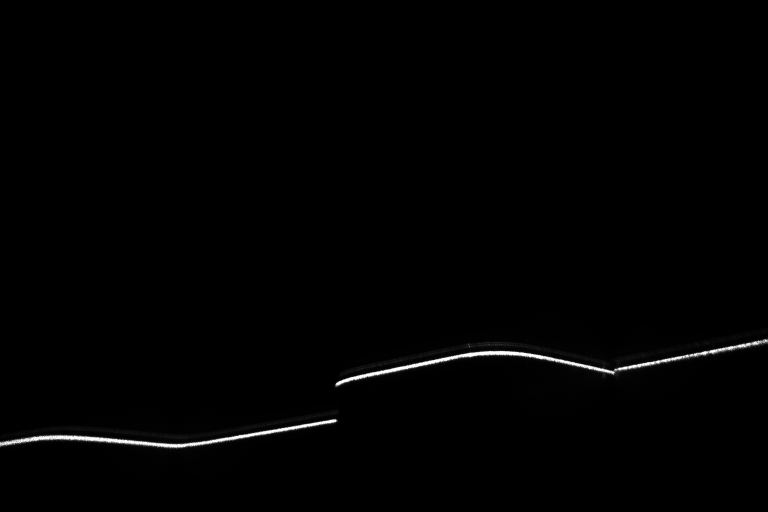
//> input picture allData/srcImg/bmp/test4.bmp, 1536 x 1024 px (shown at 1/2 size)
$ ./steger   (built with g++ and OpenCV 4)
//> lines starting //> are read from the running program, lines starting //| are printed output that depends on the picture; after the words box and inside, x2 and y2 are one past the last pixel; in counts of white or black regions, pixels touching at a corner belong together
/*
中心线提取的steger算法
*/

#include <opencv2/opencv.hpp>
#include <opencv2/imgproc.hpp>
#include <vector>
#include <ctime>


using namespace cv;
using namespace std;

void StegerCV()
{
    // 读取图像并转为灰度图
    Mat srcImg = imread("/home/wanyel/vs_code/exact_center/allData/srcImg/bmp/test4.bmp", 1);
//> srcImg is the input picture: 1024 rows x 1536 cols, CV_8UC3; min 0, max 255, mean 1.9
    // Size dsize = Size(1536*0.5, 1024*0.5);
    resize(srcImg, srcImg, Size(1536, 1024));
    Mat grayImg;
    cvtColor(srcImg, grayImg, COLOR_BGR2GRAY);
    // [10 lines of commented-out code are left out]
    GaussianBlur(grayImg, grayImg, Size(0, 0), 6, 6);
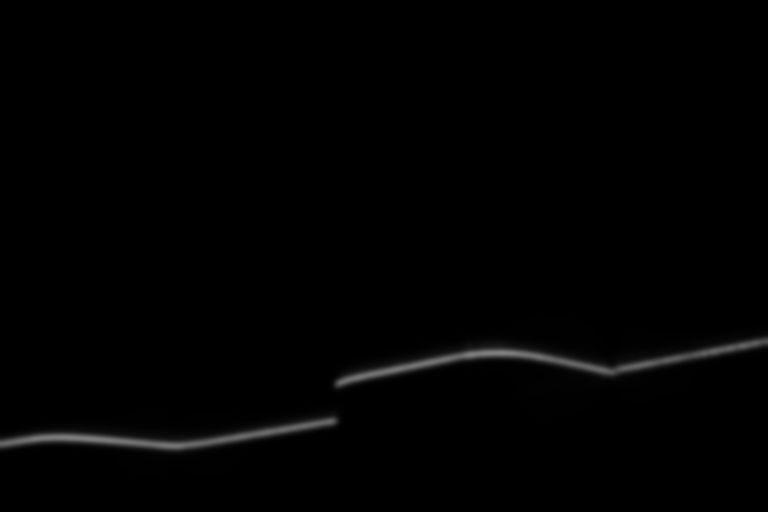
//> grayImg: 1024 rows x 1536 cols, CV_8UC1 (shown at 1/2 size); min 0, max 129, mean 1.9


    imshow("Gaussian_grayImg", grayImg);
    waitKey(0);

    // 一阶偏导数
    Mat m1, m2;
    m1 = (Mat_<float>(1, 2) << 1, -1);  // x偏导,定义一行两列的矩阵，[1, -1]
    m2 = (Mat_<float>(2, 1) << 1, -1);  // y偏导, 定义两行一列的矩阵，[[1], [-1]]

    Mat dx, dy;
    filter2D(grayImg, dx, CV_32FC1, m1);
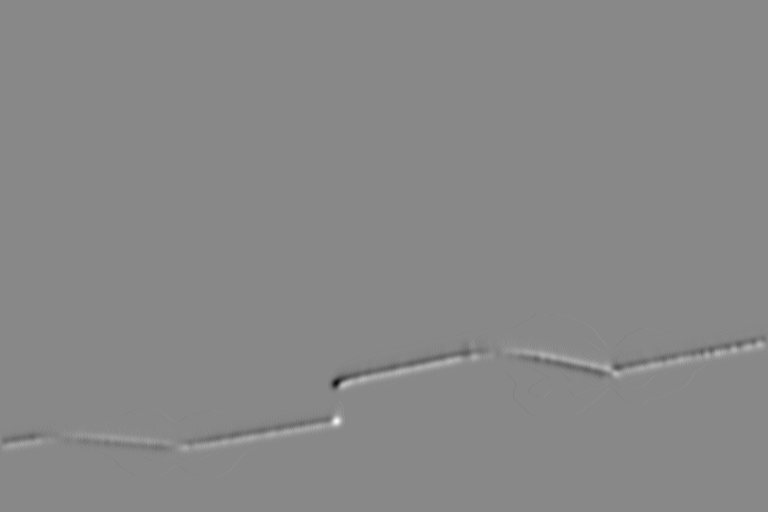
//> dx: 1024 rows x 1536 cols, CV_32FC1 (shown at 1/2 size); min -8, max 7, mean 0.000211; drawn with min black and max white
    filter2D(grayImg, dy, CV_32FC1, m2);
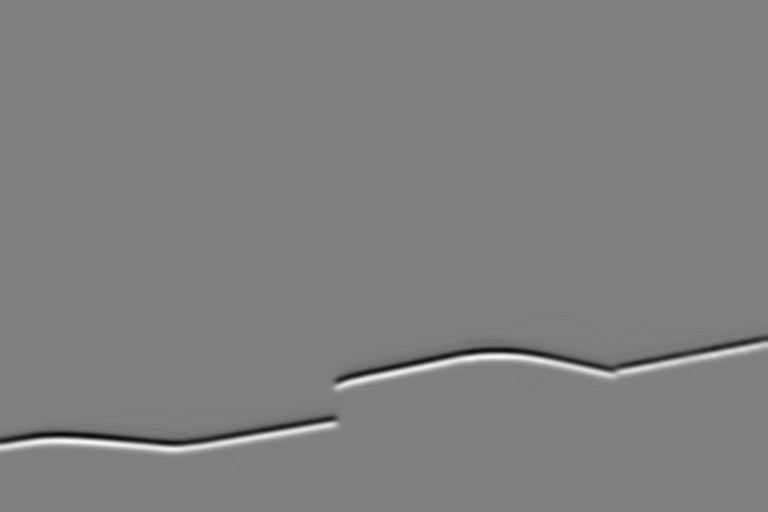
//> dy: 1024 rows x 1536 cols, CV_32FC1 (shown at 1/2 size); min -12, max 12, mean 0; drawn with min black and max white

    // imshow("dx", dx);
    // imshow("dy", dy);
    // waitKey(0);

    //二阶偏导数
    Mat m3, m4, m5;
    m3 = (Mat_<float>(1, 3) << 1, -2, 1);        // 二阶x偏导[1, -2, 1]
    m4 = (Mat_<float>(3, 1) << 1, -2, 1);        // 二阶y偏导[[1], [-2], [1]]
    m5 = (Mat_<float>(2, 2) << 1, -1, -1, 1);    // 二阶xy偏导[[1, -1], [-1, 1]]

    Mat dxx, dyy, dxy;
    filter2D(grayImg, dxx, CV_32FC1, m3);
    filter2D(grayImg, dyy, CV_32FC1, m4);
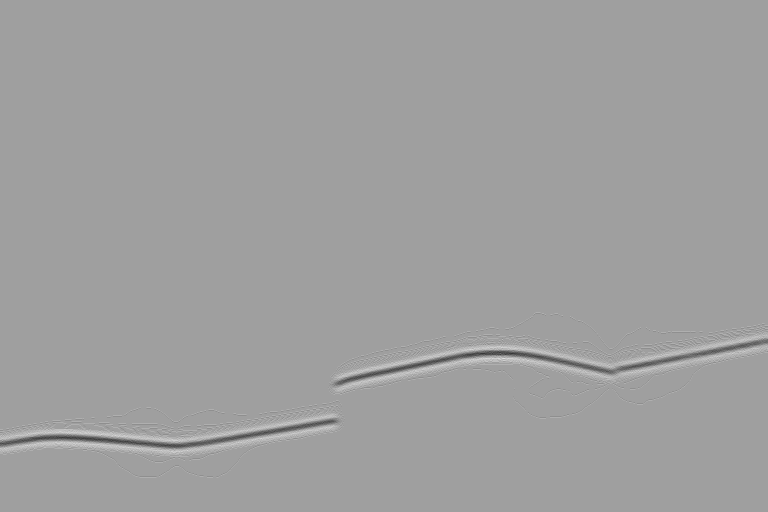
//> dyy: 1024 rows x 1536 cols, CV_32FC1 (shown at 1/2 size); min -5, max 3, mean 0; drawn with min black and max white
    filter2D(grayImg, dxy, CV_32FC1, m5);

    // [6 lines of commented-out code are left out]
    double maxD = -1;
    int imgcol = grayImg.cols;// 768
//> imgcol = 1536
    int imgrow = grayImg.rows;// 512
//> imgrow = 1024
    // cout << grayImg.cols << '\t'<< grayImg.rows <<endl;
    vector<double> Pt;
    for (int i=0;i<grayImg.cols;i++)
    {
        for (int j=0;j<imgrow;j++)
        {
            if (srcImg.at<uchar>(j,i)>200)
            {
                Mat hessian(2, 2, CV_32FC1);// 海森矩阵赋值
                hessian.at<float>(0, 0) = dxx.at<float>(j, i);
                hessian.at<float>(0, 1) = dxy.at<float>(j, i);
                hessian.at<float>(1, 0) = dxy.at<float>(j, i);
                hessian.at<float>(1, 1) = dyy.at<float>(j, i);

                Mat eValue;
                Mat eVectors;
                eigen(hessian, eValue, eVectors);// 计算海森矩阵的特征值和特征向量

                double nx, ny;
                double fmaxD = 0;
                if (fabs(eValue.at<float>(0,0))>= fabs(eValue.at<float>(1,0)))  //求特征值最大时对应的特征向量
                {
                    nx = eVectors.at<float>(0, 0);
                    ny = eVectors.at<float>(0, 1);
                    fmaxD = eValue.at<float>(0, 0);
                }
                else
                {
                    nx = eVectors.at<float>(1, 0);
                    ny = eVectors.at<float>(1, 1);
                    fmaxD = eValue.at<float>(1, 0);
                }

                double t = -(nx*dx.at<float>(j, i) + ny*dy.at<float>(j, i)) / (nx*nx*dxx.at<float>(j,i)+2*nx*ny*dxy.at<float>(j,i)+ny*ny*dyy.at<float>(j,i));

                if (fabs(t*nx) <= 0.5 && fabs(t*ny) <= 0.5)
                {
                    double x_sub = i + t*nx;
                    double y_sub = j + t*ny;
                    // cout << x_sub << "\t"<< y_sub << endl;
                    Pt.push_back(x_sub);
                    Pt.push_back(y_sub);
                }
            }
        }
    }
//> after the loop, Pt = 830 values, max 890 at index 23, min 0 at index 0, mean 614.6

    // cout << "Pt.size: " << Pt.size()/2 << endl;
    static int point_x = -1;
    for (int k = 0;k<Pt.size()/2;k++)
    {
        Point rpt;
        rpt.x = Pt[2 * k + 0];
        rpt.y = Pt[2 * k + 1];
        // cout << "x,y = " << rpt << endl;

        if (point_x < rpt.x )
        {
            circle(srcImg, rpt, 1, Scalar(0, 0, 255));
            point_x = rpt.x;

            // cout << "x,y = " << rpt << endl;
        }

    }
//> this loop made 415 passes
//> point_x on passes 61, 62, 63, 65, 66, 68, 70, 71, 72, 74, 75, 76: 133, 135, 138, 139, 141, 144, 146, 148, 150, 152, 153, 157
//> point_x on passes 1 to 6: 0, 1, 2, 3, 6, 7
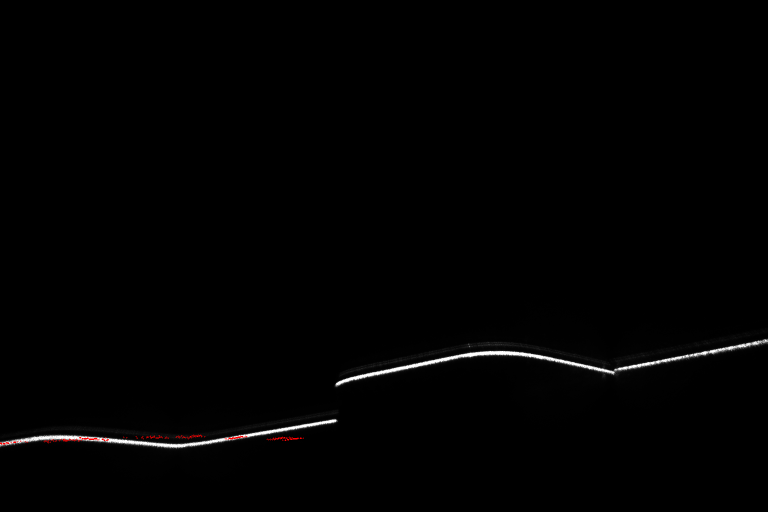
//> srcImg: 1024 rows x 1536 cols, CV_8UC3 (shown at 1/2 size); 0.06% of pixels changed, all inside (x1, y1, x2, y2) = (0, 869, 608, 890)
//> after the loop, point_x = 606

    imshow("result", srcImg);
    waitKey(0);
}


int main()
{
    clock_t begin, end;
    begin = clock();

    StegerCV();

    end = clock();
    cout << "steger costs:" << double(end - begin) / 1000 << "ms" << endl;

    return 0;

}

$ run again, with allData/srcImg/bmp/test0.bmp copied over allData/srcImg/bmp/test4.bmp
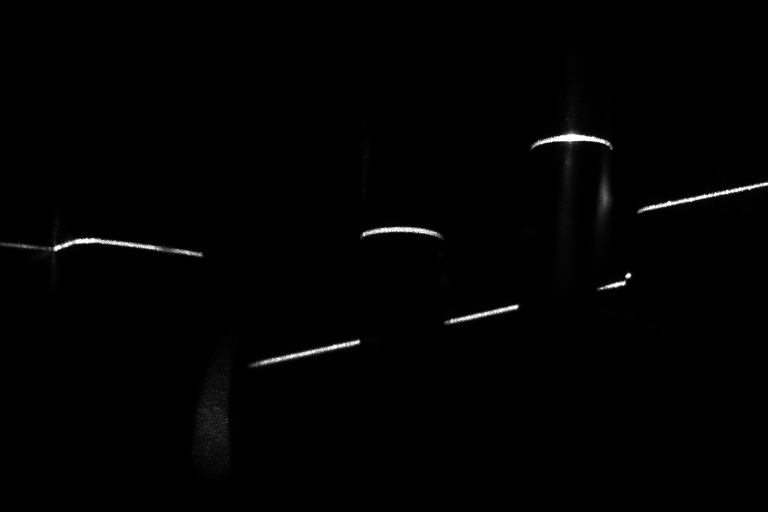
//> input picture allData/srcImg/bmp/test0.bmp, 1536 x 1024 px (shown at 1/2 size)
//> in StegerCV, srcImg is the input picture: 1024 rows x 1536 cols, CV_8UC3; min 0, max 255, mean 2
//> in StegerCV, `filter2D(grayImg, dy, CV_32FC1, m2);`:
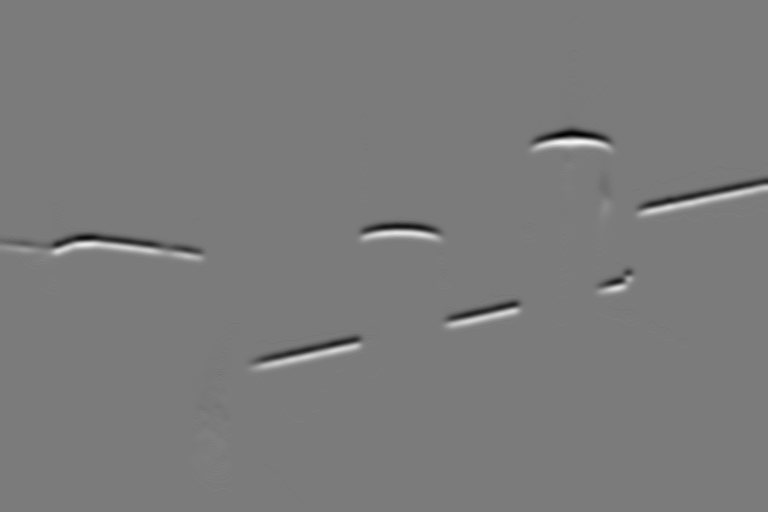
//> dy: 1024 rows x 1536 cols, CV_32FC1 (shown at 1/2 size); min -14, max 15, mean -8.96e-05; drawn with min black and max white
//> in StegerCV, `filter2D(grayImg, dyy, CV_32FC1, m4);`:
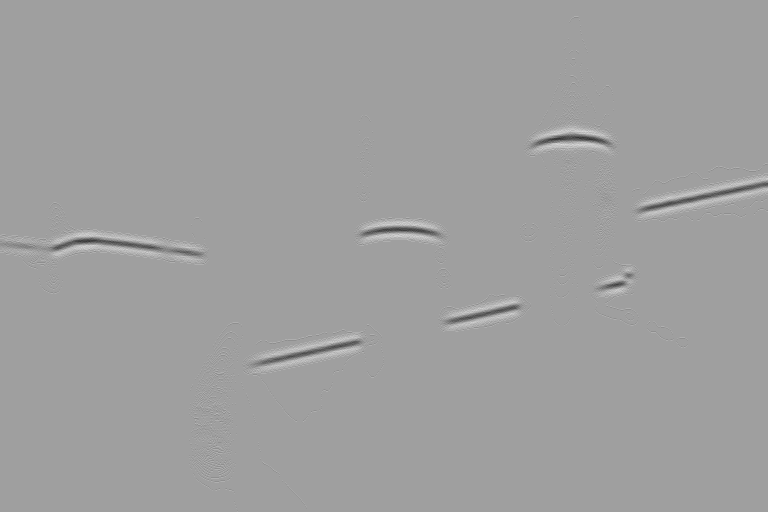
//> dyy: 1024 rows x 1536 cols, CV_32FC1 (shown at 1/2 size); min -5, max 3, mean 0; drawn with min black and max white
//> after the loop in StegerCV, `for (int i=0;i<grayImg.cols;i++)`: Pt = 476 values, max 1194 at index 474, min 322.8 at index 0, mean 544.5
//> the loop in StegerCV, `for (int k = 0;k<Pt.size()/2;k++)` made 238 passes
//> point_x on passes 62, 63, 65, 67, 68, 70, 72, 76: 383, 384, 385, 386, 387, 388, 389, 390
//> after the loop in StegerCV, `for (int k = 0;k<Pt.size()/2;k++)`: point_x = 1194

$ run again, with allData/srcImg/bmp/test1.bmp copied over allData/srcImg/bmp/test4.bmp
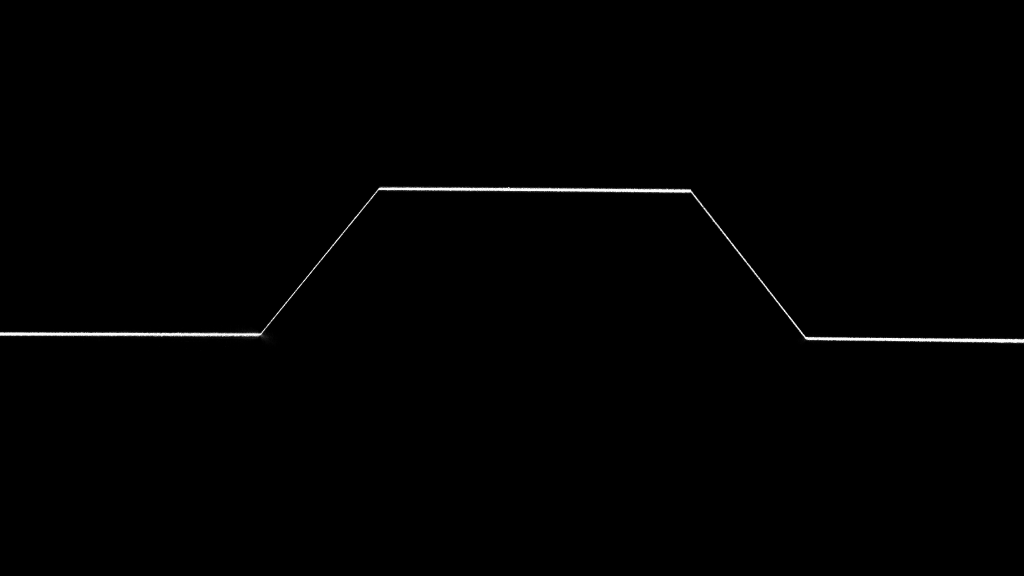
//> input picture allData/srcImg/bmp/test1.bmp, 2048 x 1152 px (shown at 1/2 size)
//> in StegerCV, srcImg is the input picture: 1152 rows x 2048 cols, CV_8UC3; min 0, max 251, mean 1.3
//> in StegerCV, `filter2D(grayImg, dyy, CV_32FC1, m4);`:
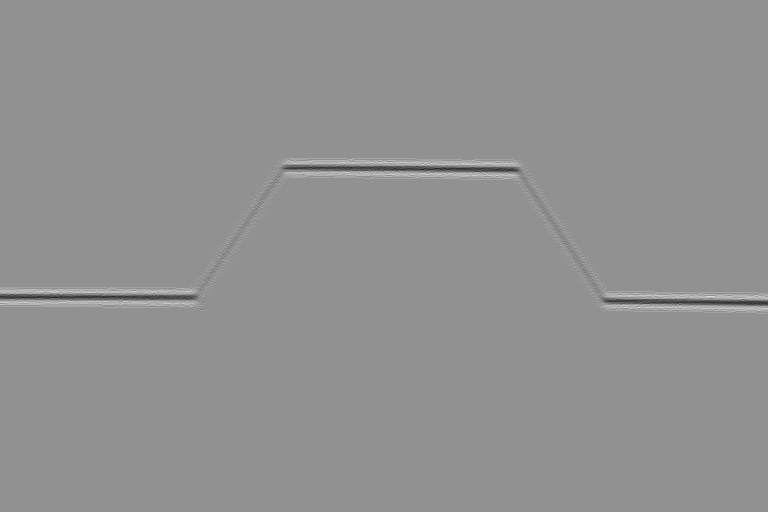
//> dyy: 1024 rows x 1536 cols, CV_32FC1 (shown at 1/2 size); min -4, max 3, mean 0; drawn with min black and max white
//> after the loop in StegerCV, `for (int i=0;i<grayImg.cols;i++)`: Pt = 1076 values, max 1211.8 at index 1074, min 8 at index 0, mean 411.6
//> the loop in StegerCV, `for (int k = 0;k<Pt.size()/2;k++)` made 538 passes
//> point_x on passes 61 to 68: 61, 62, 63, 64, 65, 66, 67, 68
//> after the loop in StegerCV, `for (int k = 0;k<Pt.size()/2;k++)`:
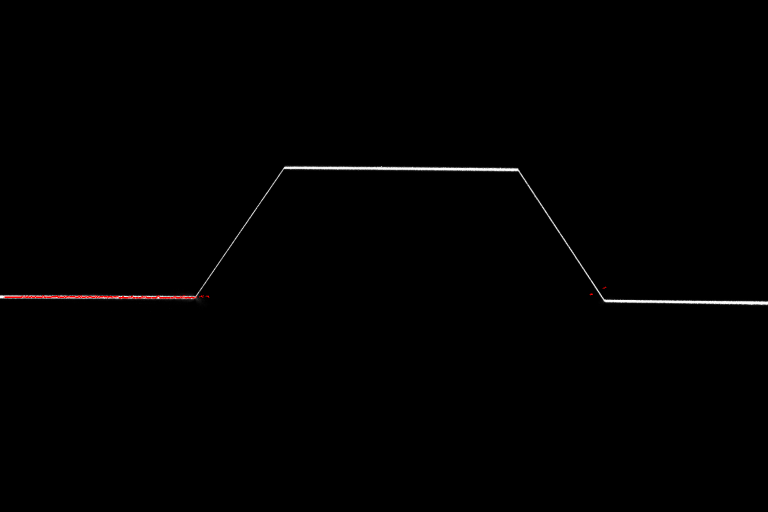
//> srcImg: 1024 rows x 1536 cols, CV_8UC3 (shown at 1/2 size); mean B, G, R 1.1, 1.1, 1.3
//> after the loop in StegerCV, `for (int k = 0;k<Pt.size()/2;k++)`: point_x = 1211

$ run again, with allData/srcImg/bmp/test2.bmp copied over allData/srcImg/bmp/test4.bmp
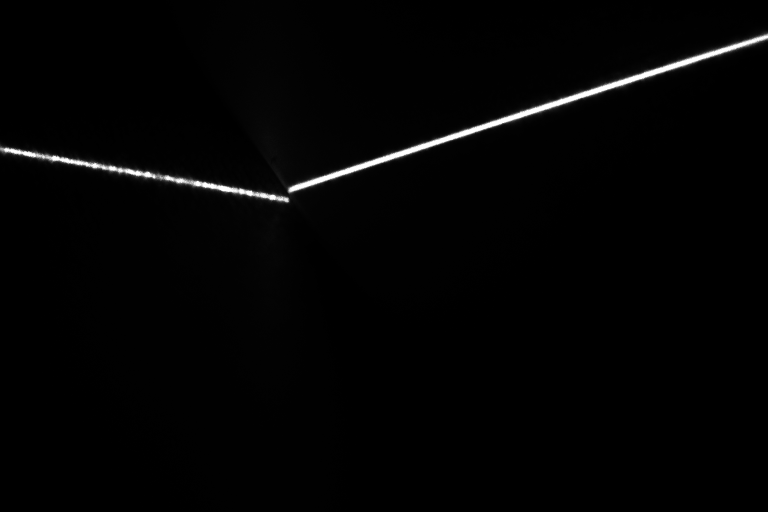
//> input picture allData/srcImg/bmp/test2.bmp, 1536 x 1024 px (shown at 1/2 size)
//> in StegerCV, srcImg is the input picture: 1024 rows x 1536 cols, CV_8UC3; min 0, max 255, mean 3.6
//> in StegerCV, `filter2D(grayImg, dyy, CV_32FC1, m4);`:
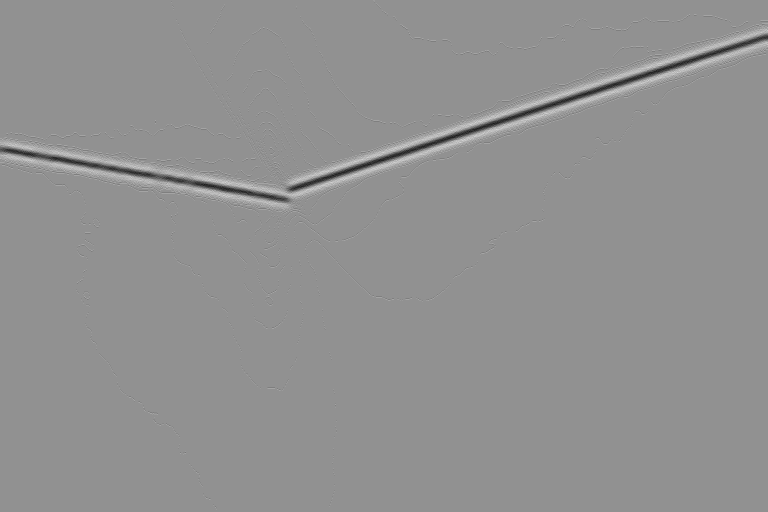
//> dyy: 1024 rows x 1536 cols, CV_32FC1 (shown at 1/2 size); min -4, max 3, mean 1.27e-06; drawn with min black and max white
//> after the loop in StegerCV, `for (int i=0;i<grayImg.cols;i++)`: Pt = 1414 values, max 1099 at index 1412, min 53 at index 0, mean 370.9
//> the loop in StegerCV, `for (int k = 0;k<Pt.size()/2;k++)` made 707 passes
//> point_x on passes 61, 67, 69, 72, 75, 76, 80, 84: 166, 167, 168, 169, 170, 171, 172, 173
//> after the loop in StegerCV, `for (int k = 0;k<Pt.size()/2;k++)`:
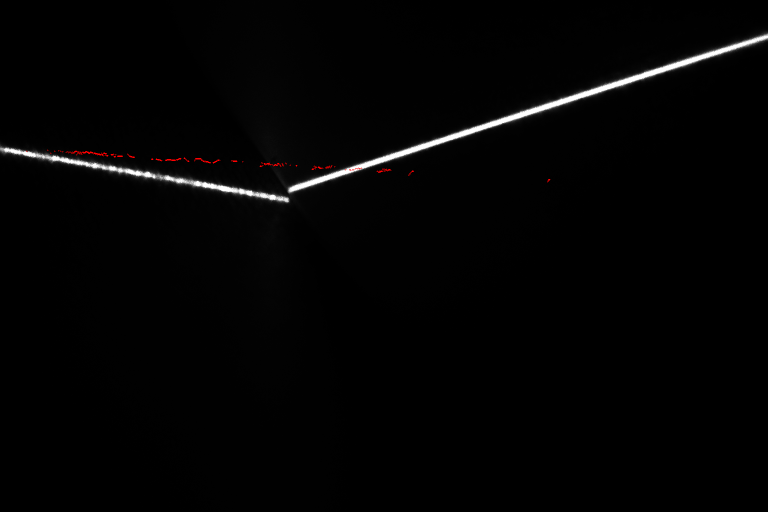
//> srcImg: 1024 rows x 1536 cols, CV_8UC3 (shown at 1/2 size); 0.07% of pixels changed, all inside (x1, y1, x2, y2) = (52, 299, 1101, 365)
//> after the loop in StegerCV, `for (int k = 0;k<Pt.size()/2;k++)`: point_x = 1099
